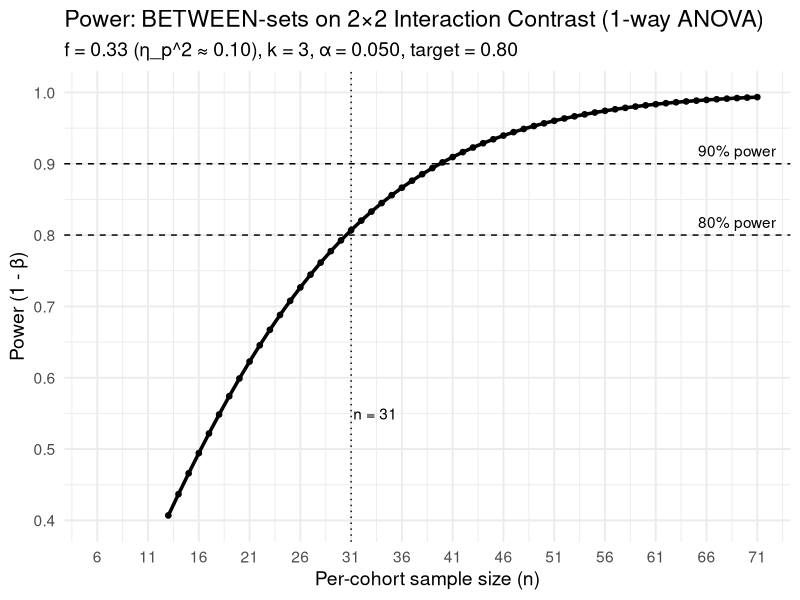
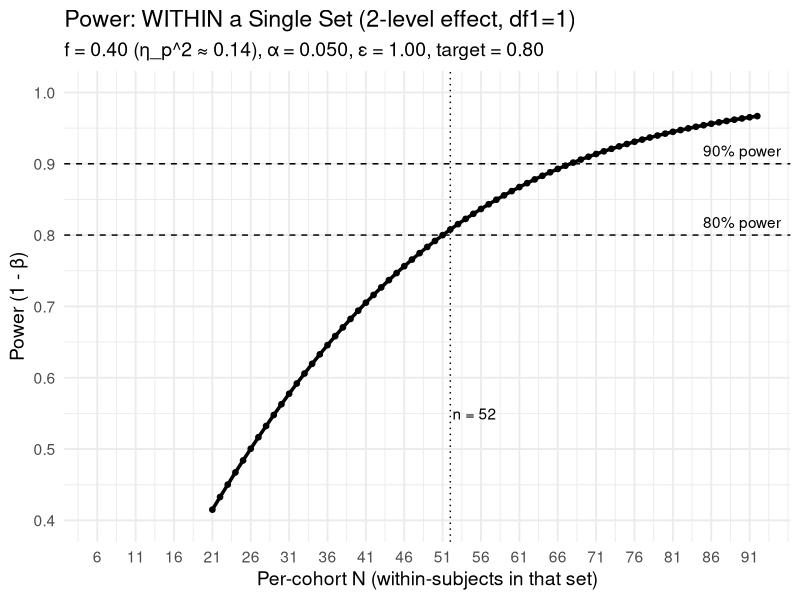
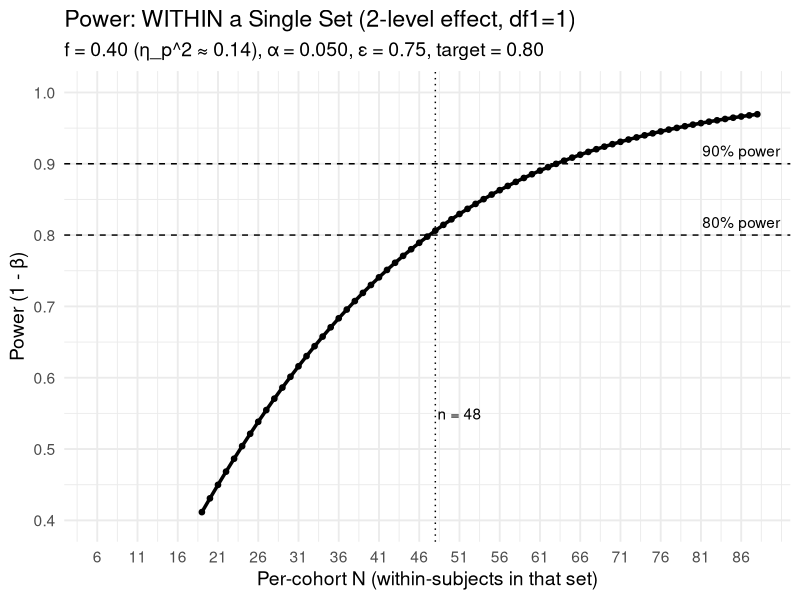
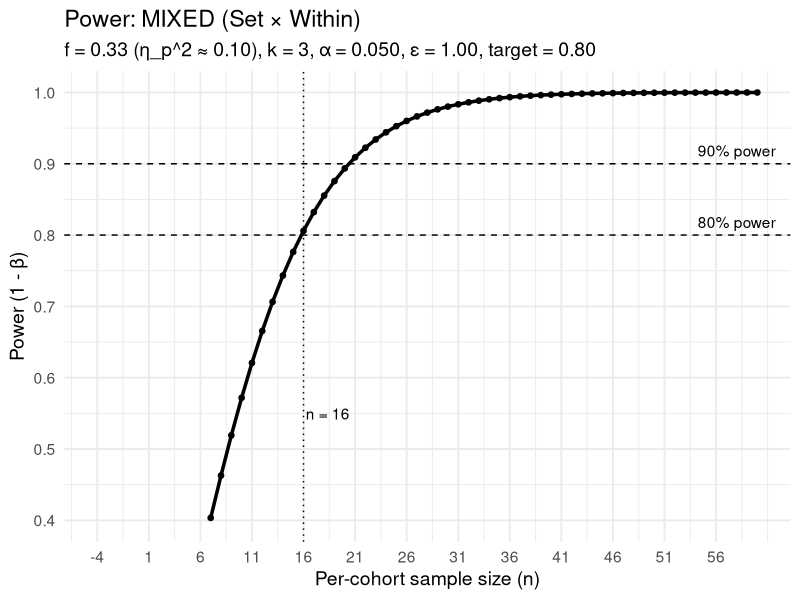
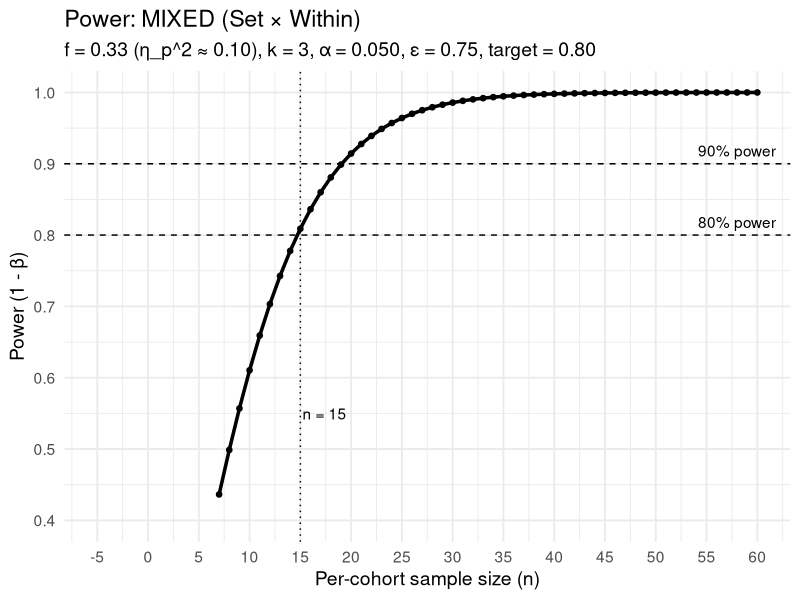

The R script that drew these images, in order:
# ===============================================================
# Power planner for my RM project
# What this script does:
#   - BETWEEN-sets: compare 3 independent cohorts on a single scalar (e.g., the 2×2 interaction contrast)
#   - WITHIN-set: plan a 2-level within effect inside one cohort (e.g., “true RM”, Visibility, Path, or the 2×2)
#   - MIXED: check whether a within effect (df1=1) differs by Set (i.e., Set × Within)
#
# Notes to future-me:
# - All effect sizes are Cohen’s f for the *exact* hypothesis I care about (already collapsed as I’ll analyze).
# - I don’t know if sphericity holds, so I’ll show both ε = 1.00 and a conservative ε = 0.75.
# - If I plan multiple tests, I’ll use Bonferroni in planning via m_family; Holm/Hochberg later in analysis.
#
# Dependency: ggplot2 (auto-installed if missing)
# ===============================================================

# ---- 0) Setup: keep it lightweight ----
if (!requireNamespace("ggplot2", quietly = TRUE)) install.packages("ggplot2")
suppressPackageStartupMessages(library(ggplot2))

# ---- 1) User parameters (edit these, but keep the structure) ----

## Global settings (same as before)
alpha_nominal <- 0.05        # familywise alpha before multiplicity
target_power  <- 0.80        # desired power level
m_family      <- 1           # Bonferroni family size (1 = single primary test)
stopifnot(m_family >= 1)     # sanity check: don’t accidentally divide by 0
alpha_per_test <- alpha_nominal / m_family

## Design: I’m planning three separate cohorts (e.g., Up / Down / Horizontal)
k_sets <- 3

## Effect sizes (Cohen's f) I’m using right now (pilot-informed, adjust when I have better estimates)
# A) BETWEEN-sets on a scalar per person (e.g., subject-level 2×2 interaction contrast)
f_between_sets_on_contrast <- 0.33

# B) WITHIN a single set (df1=1): could be “true RM”, Visibility, Path, or the 2×2 within interaction
f_within_single_set <- 0.40  # from pilot Geom×Vis; good medium–large anchor

# C) MIXED: Set (between, 3) × Within (df1=1): moderation size I expect across sets
f_mixed_set_by_within <- 0.33

## Plot ranges for the x-axes (per-cohort n). Solvers expand internally; this is just for visuals.
n_plot_min <- 6
n_plot_max <- 60

## Sphericity sensitivity: show both “assume sphericity” and “more conservative” cases
sensitivity_eps <- c(1.00, 0.75)

# ---- 2) Helper functions (same logic as before; just clearer comments) ----
eta2p_to_f <- function(eta2p) sqrt(eta2p / (1 - eta2p))
f_to_eta2p <- function(f)     f^2 / (1 + f^2)

# ----- BETWEEN-SUBJECTS (balanced one-way ANOVA; k groups) -----
# Compare a single scalar per participant across sets.
# Noncentrality: lambda = N_total * f^2 = n_per * k * f^2
power_between_oneway <- function(n_per, k, f, alpha = 0.05) {
  if (n_per < 2) return(NA_real_)
  df1 <- k - 1
  df2 <- k * (n_per - 1)
  lambda <- n_per * k * f^2
  Fcrit  <- qf(1 - alpha, df1, df2)
  1 - pf(Fcrit, df1, df2, ncp = lambda)
}

# Solve minimal integer n_per to hit target power (auto-expands upper bound if needed)
solve_n_per_between <- function(k, f, target = 0.80, alpha = 0.05, cap = 10000) {
  g <- function(n) power_between_oneway(n, k, f, alpha) - target
  lo <- 2; hi <- 12
  while (is.na(g(hi)) || g(hi) < 0) {
    lo <- hi; hi <- min(cap, ceiling(hi * 1.5))
    if (hi >= cap && g(hi) < 0) stop("Target power not reached (between). Increase f or cap.")
  }
  ceiling(uniroot(g, lower = lo + 1e-6, upper = hi, tol = 1e-6)$root)
}

# ----- WITHIN-SUBJECTS (single set, 2-level effect: df1 = 1) -----
# Under sphericity: df2 = (N - 1); GG: df1' = eps * 1; df2' = eps * (N - 1)
# Noncentrality: lambda = N * f^2
power_within_twolevel <- function(N, f, alpha = 0.05, eps = 1.0) {
  if (N <= 2) return(NA_real_)
  df1p <- eps * 1
  df2p <- eps * (N - 1)
  lambda <- N * f^2
  Fcrit  <- qf(1 - alpha, df1p, df2p)
  1 - pf(Fcrit, df1p, df2p, ncp = lambda)
}

# Solve per-cohort N for the within effect (treat per-cohort n as the within-subjects N)
solve_n_per_within <- function(f, target = 0.80, alpha = 0.05, eps = 1.0,
                               lower = 4, upper_start = 40, cap = 5000) {
  g <- function(N) power_within_twolevel(N, f, alpha, eps) - target
  lo <- lower; hi <- upper_start
  while (is.na(g(hi)) || g(hi) < 0) {
    lo <- hi; hi <- min(cap, ceiling(hi * 1.5))
    if (hi >= cap && g(hi) < 0) stop("Target power not reached (within). Increase f or cap.")
  }
  ceiling(uniroot(g, lower = lo + 1e-6, upper = hi, tol = 1e-6)$root)
}

# ----- MIXED: Set (between, k) × Within (df1=1) -----
# Numerator df: df1 = (k - 1) * 1 = k - 1
# Denominator df (GG): df2' = eps * (N_total - k)
# Noncentrality: lambda = N_total * df1 * f^2
power_mixed_set_within <- function(n_per, k, f, alpha = 0.05, eps = 1.0) {
  if (n_per < 2) return(NA_real_)
  Ntot <- n_per * k
  df1  <- (k - 1)
  df1p <- eps * df1
  df2p <- eps * (Ntot - k)
  lambda <- Ntot * df1 * f^2
  Fcrit  <- qf(1 - alpha, df1p, df2p)
  1 - pf(Fcrit, df1p, df2p, ncp = lambda)
}

# Solve per-cohort n for the mixed Set × Within test
solve_n_per_mixed <- function(k, f, target = 0.80, alpha = 0.05, eps = 1.0, cap = 10000) {
  g <- function(n) power_mixed_set_within(n, k, f, alpha, eps) - target
  lo <- 2; hi <- 12
  while (is.na(g(hi)) || g(hi) < 0) {
    lo <- hi; hi <- min(cap, ceiling(hi * 1.5))
    if (hi >= cap && g(hi) < 0) stop("Target power not reached (mixed). Increase f or cap.")
  }
  ceiling(uniroot(g, lower = lo + 1e-6, upper = hi, tol = 1e-6)$root)
}

# ----- Tiny plotting helper: same visuals, tidier title subtitles -----
plot_power_curve <- function(n_seq, power_seq, n_mark, title, subtitle, xlab = "Per-cohort sample size (n)") {
  df <- data.frame(n = n_seq, Power = power_seq)
  ggplot(df, aes(x = n, y = Power)) +
    geom_line(linewidth = 1.2) +
    geom_point(size = 1.6) +
    geom_hline(yintercept = 0.80, linetype = "dashed") +
    geom_hline(yintercept = 0.90, linetype = "dashed") +
    geom_vline(xintercept = n_mark, linetype = "dotted") +
    annotate("text", x = max(n_seq) - 2, y = 0.80, label = "80% power", vjust = -0.6) +
    annotate("text", x = max(n_seq) - 2, y = 0.90, label = "90% power", vjust = -0.6) +
    annotate("text", x = n_mark, y = 0.55, label = paste0("n = ", n_mark), hjust = -0.05) +
    labs(title = title, subtitle = subtitle, x = xlab, y = "Power (1 - β)") +
    scale_y_continuous(limits = c(0.4, 1.0), breaks = seq(0.4, 1.0, 0.1)) +
    scale_x_continuous(breaks = seq(min(n_seq), max(n_seq), by = 5)) +
    theme_minimal(base_size = 14)
}

# ---- 3) Run the three planning branches, plus ε-sensitivity where it matters ----

## A) BETWEEN-sets (k=3) on the subject-level 2×2 interaction contrast
n_per_between <- solve_n_per_between(k_sets, f_between_sets_on_contrast, target_power, alpha_per_test)
p_between     <- power_between_oneway(n_per_between, k_sets, f_between_sets_on_contrast, alpha_per_test)

cat("\n=== BETWEEN (k=3) on interaction contrast ===\n")
cat(sprintf("f = %.3f (η_p^2 ≈ %.3f), α%s = %.3f\n",
            f_between_sets_on_contrast, f_to_eta2p(f_between_sets_on_contrast),
            if (m_family > 1) "'" else "", if (m_family > 1) alpha_per_test else alpha_nominal))
cat(sprintf("n per cohort = %d (Total N = %d), achieved power = %.3f\n",
            n_per_between, n_per_between * k_sets, p_between))

n_seq <- seq(min(n_plot_min, n_per_between - 20), max(n_plot_max, n_per_between + 40), by = 1)
pow_seq <- vapply(n_seq, function(n) power_between_oneway(n, k_sets, f_between_sets_on_contrast, alpha_per_test), numeric(1))
print(plot_power_curve(
  n_seq, pow_seq, n_per_between,
  title = "Power: BETWEEN-sets on 2×2 Interaction Contrast (1-way ANOVA)",
  subtitle = sprintf("f = %.2f (η_p^2 ≈ %.2f), k = %d, α%s = %.3f, target = %.2f",
                     f_between_sets_on_contrast, f_to_eta2p(f_between_sets_on_contrast),
                     k_sets, if (m_family > 1) "'" else "", if (m_family > 1) alpha_per_test else alpha_nominal,
                     target_power)
))

## B) WITHIN a single set (df1=1): I’ll show both ε = 1.00 and 0.75
cat("\n=== WITHIN a single set (df1=1) ===\n")
for (eps_within in sensitivity_eps) {
  n_per_within <- solve_n_per_within(f_within_single_set, target_power, alpha_per_test, eps_within)
  p_within     <- power_within_twolevel(n_per_within, f_within_single_set, alpha_per_test, eps_within)
  
  cat(sprintf("\n[ε = %.2f] f = %.3f (η_p^2 ≈ %.3f), α%s = %.3f\n",
              eps_within, f_within_single_set, f_to_eta2p(f_within_single_set),
              if (m_family > 1) "'" else "", if (m_family > 1) alpha_per_test else alpha_nominal))
  cat(sprintf("per-set N = %d, achieved power = %.3f\n", n_per_within, p_within))
  
  n_seq <- seq(min(n_plot_min, n_per_within - 20), max(n_plot_max, n_per_within + 40), by = 1)
  pow_seq <- vapply(n_seq, function(n) power_within_twolevel(n, f_within_single_set, alpha_per_test, eps_within), numeric(1))
  print(plot_power_curve(
    n_seq, pow_seq, n_per_within,
    title = "Power: WITHIN a Single Set (2-level effect, df1=1)",
    subtitle = sprintf("f = %.2f (η_p^2 ≈ %.2f), α%s = %.3f, ε = %.2f, target = %.2f",
                       f_within_single_set, f_to_eta2p(f_within_single_set),
                       if (m_family > 1) "'" else "", if (m_family > 1) alpha_per_test else alpha_nominal,
                       eps_within, target_power),
    xlab = "Per-cohort N (within-subjects in that set)"
  ))
}

## C) MIXED: Set × Within (df1 = k-1): again, show both ε values
cat("\n=== MIXED: Set × Within (df1 = k-1) ===\n")
for (eps_mixed in sensitivity_eps) {
  n_per_mixed <- solve_n_per_mixed(k_sets, f_mixed_set_by_within, target_power, alpha_per_test, eps_mixed)
  p_mixed     <- power_mixed_set_within(n_per_mixed, k_sets, f_mixed_set_by_within, alpha_per_test, eps_mixed)
  
  cat(sprintf("\n[ε = %.2f] f = %.3f (η_p^2 ≈ %.3f), α%s = %.3f\n",
              eps_mixed, f_mixed_set_by_within, f_to_eta2p(f_mixed_set_by_within),
              if (m_family > 1) "'" else "", if (m_family > 1) alpha_per_test else alpha_nominal))
  cat(sprintf("n per cohort = %d (Total N = %d), achieved power = %.3f\n",
              n_per_mixed, n_per_mixed * k_sets, p_mixed))
  
  n_seq <- seq(min(n_plot_min, n_per_mixed - 20), max(n_plot_max, n_per_mixed + 40), by = 1)
  pow_seq <- vapply(n_seq, function(n) power_mixed_set_within(n, k_sets, f_mixed_set_by_within, alpha_per_test, eps_mixed), numeric(1))
  print(plot_power_curve(
    n_seq, pow_seq, n_per_mixed,
    title = "Power: MIXED (Set × Within)",
    subtitle = sprintf("f = %.2f (η_p^2 ≈ %.2f), k = %d, α%s = %.3f, ε = %.2f, target = %.2f",
                       f_mixed_set_by_within, f_to_eta2p(f_mixed_set_by_within),
                       k_sets, if (m_family > 1) "'" else "", if (m_family > 1) alpha_per_test else alpha_nominal,
                       eps_mixed, target_power)
  ))
}

cat("\nNOTES:\n")
cat("• I print results for ε = 1.00 (assume sphericity) and ε = 0.75 (more conservative GG).\n")
cat("• If I collapse direction, I should estimate f on the *collapsed* metric and plug that here.\n")
cat("• BETWEEN-sets on the subject-level 2×2 interaction contrast equals the Set×A×B interaction algebraically,\n")
cat("  but this contrast route avoids messy mixed-model df details in planning.\n")
cat("• Using Holm/Hochberg in analysis is usually better; Bonferroni here is just a safe planning stand-in via m_family.\n\n")
